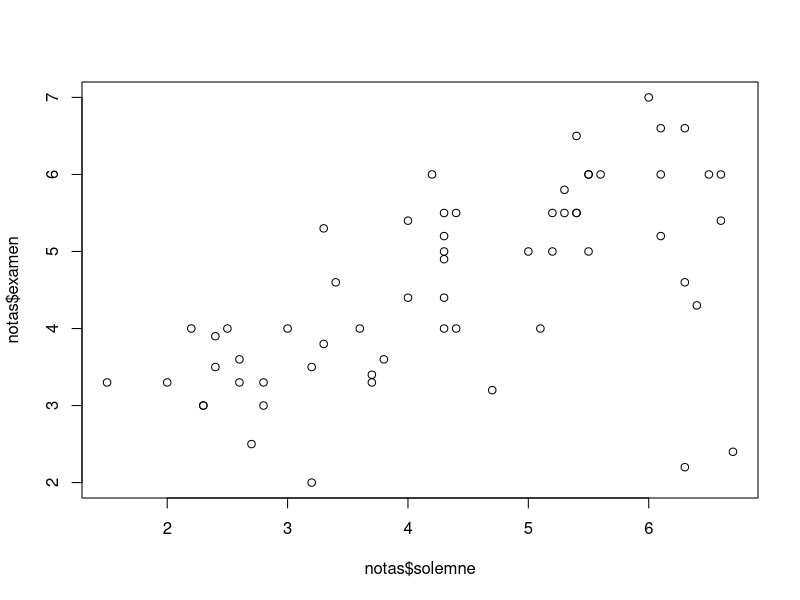
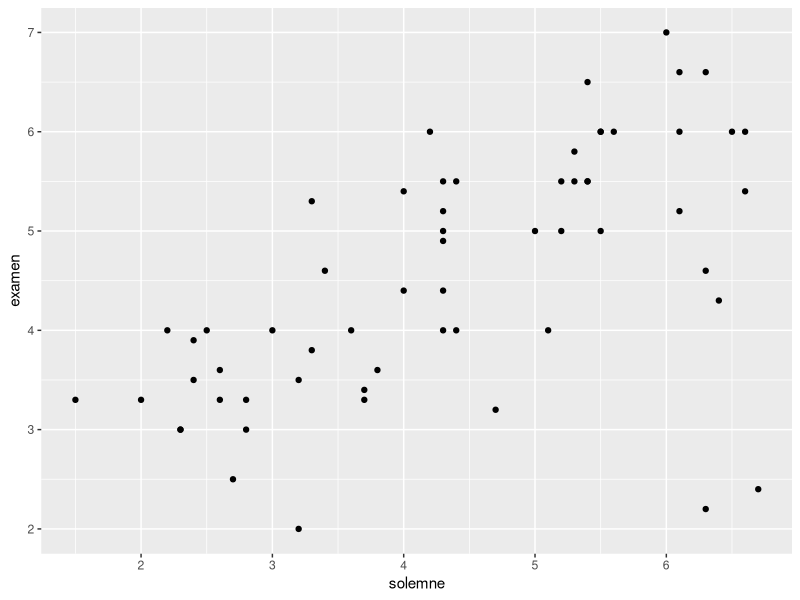
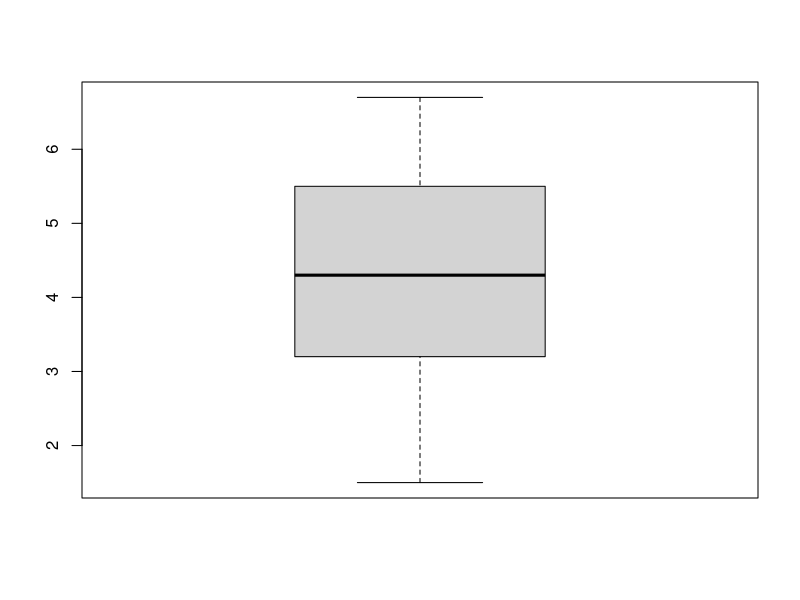
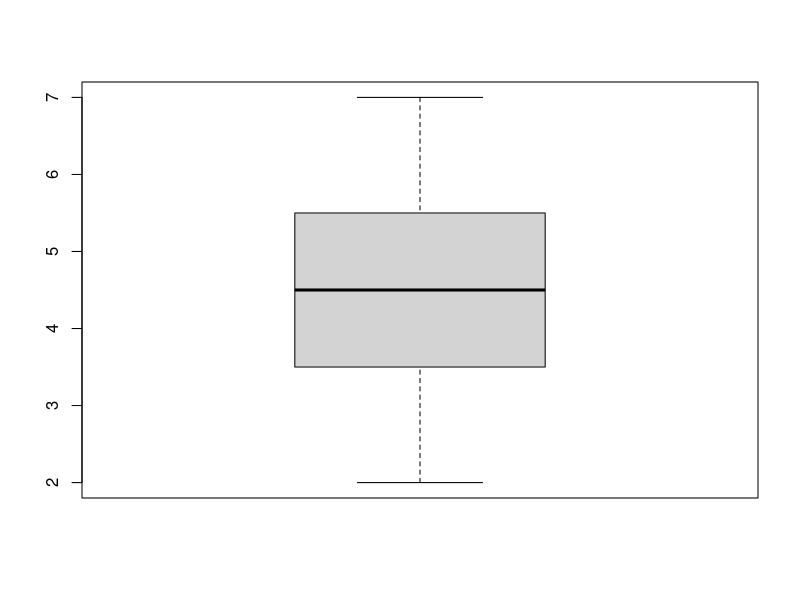
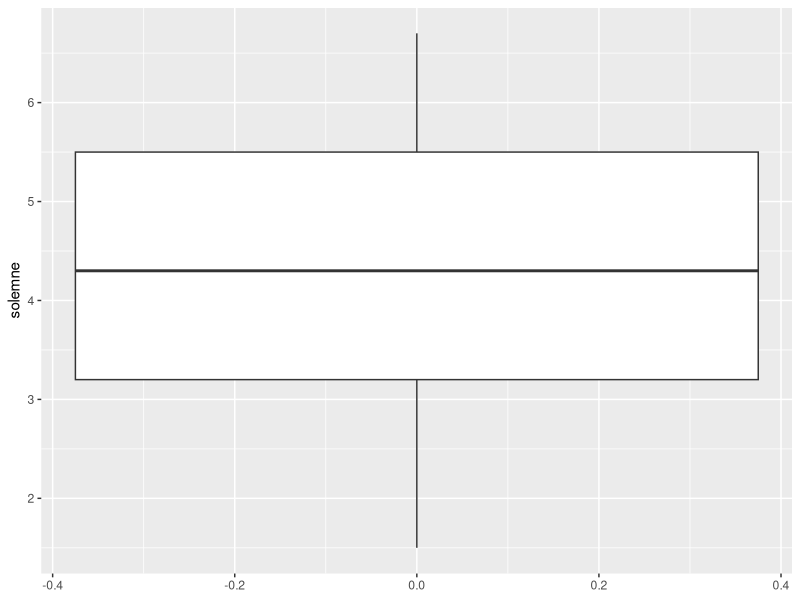
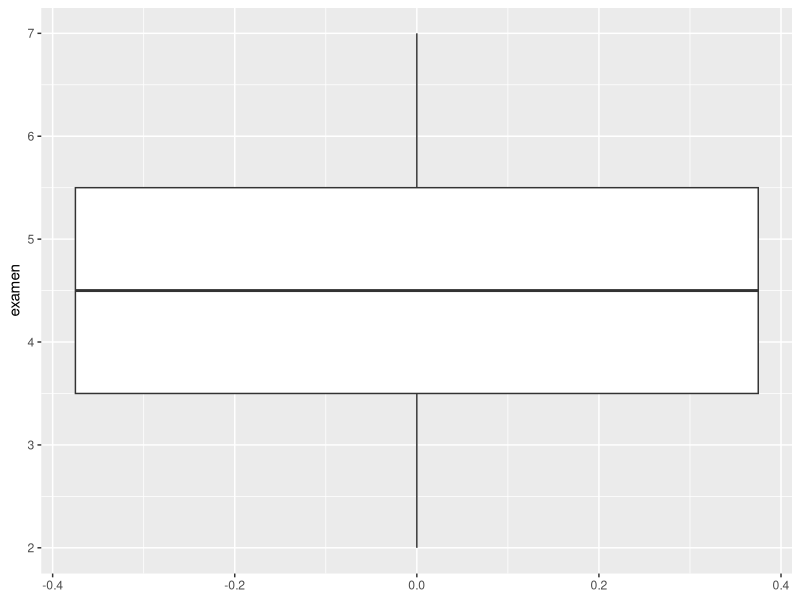

Write R code to recreate these figures, in order.
library(readxl)
library(ggplot2)
library(dplyr)


# 1) Use la funcion read_excel para importar la base de datos "nombres60.xlsx" 
#    guarde el tibble resultante un objeto de nombre "notas"

# Sol: (no olvidar las comillas y la extensión .xlsx del archivo)
notas <- read_excel("nombres60.xlsx")
notas # no es necesario pero ayuda a entender la solución



# 2) Cree un diagrama de dispersión, con las notas de la prueba
# solemne en el eje horizontal y las del examen en el eje vertical
# Puede usar los grafico de base o los de ggplot2 

# Sol:
# Opción 1: base. Note que requiere vectores, como p.e. notas$examen
plot(notas$solemne, notas$examen)

# Opción 2: ggplot2. Requiere el data frame y el nombre de las cols
ggplot(notas) + 
  geom_point(aes(x = solemne, y = examen))




# 3) Cree dos diagramas boxplot: uno para las notas de la solemne
# y otro para las notas del examen
# Puede usar los grafico de base o los de ggplot2 

# Sol:
# Opción 1: base. Note que requiere vectores, como p.e. notas$examen
boxplot(notas$solemne)
boxplot(notas$examen)

# Opción 2: ggplots. Requiere el data frame y el nombre de las cols
ggplot(notas) + 
  geom_boxplot(aes(y = solemne))

ggplot(notas) + 
  geom_boxplot(aes(y = examen))


# 4) Compute la media de las notas de la  prueba solemne y 
# la desviacion estándar de las notas de examen 

# Sol:
# Opción 1, usando vectores 
mean(notas$solemne)
sd(notas$examen)


# Opción 2, usando una data frame y summary (base)
notas %>% 
  summarise(mean_sol = mean(solemne),
            sd_examen = sd(examen))


# 5) Compute los quantiles 0.25 y 0.75 de las notas del examen
# Sol:
# Opción 1. Usando vectores y quantile
quantile(notas$examen, 0.25)
quantile(notas$examen, 0.75)

# Opción 1b. Usando vectores y summary
summary(notas$examen)

# Opción 2. Usando todo el data frame y summarise
notas %>% 
  summarise(examen_25 = quantile(examen, 0.25),
            examen_75 = quantile(examen, 0.75))

# Opción 2b. Usando todo el data frame summary (base)
summary(notas)

# 6) Cree una nueva tibble que contenga unicamente las observaciones
# de las personas que obtuvieron un 4 o más en el examen
# azul en el examen opcion 1

# Sol:
# Opcion 1: Indexado logico (base)  
notas_exazul <- notas[notas$examen >= 4, ]

# Opcion 2: usando filter (filter)
notas_exazul <- notas %>% filter(examen >= 4)

notas_exazul

# No era necesario asignar el resultado a un objeto, pero hace 
# más corto el proximo

# 7) Compute la proporcion de gente que obtuvo un azul en el examen
# Sol:
# Opcion 1
nrow(notas_exazul)/nrow(notas)

# Opcion 2
length(notas$examen[notas$examen >= 4])/length(notas$examen)


# 8) Compute la probabilidad de que en un grupo de 30 personas,
# 2 o más personas tengan el mismo cumpleaños 

# 9) Encuentre el número más pequeño de personas en donde la
# probabilidad de que dos o mas personas tengan el mismo cumpleaños
# sea mayor o igual a 1/3